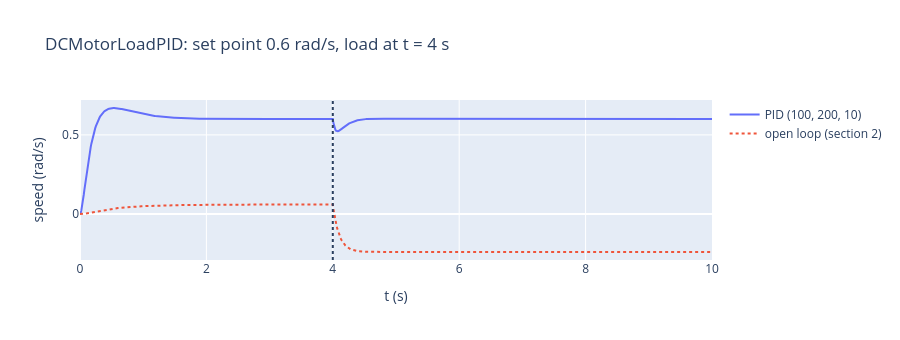

Notebook code for this chart:
### Markdown cell above
* Ki = 1：積分太弱，3 s 時只到 0.91。
* Ki 加到 200：穩態誤差很快歸零，但超越約 25%。
* 再把 Kd 加到 10：超越降到約 12%，約 1.3 s 安定。
* 若微分真的作用在誤差上（虛線），設定值的步階會在 t = 0⁺ 產生一個電壓脈衝，曲線幾乎沒有超越，但實際的驅動器送不出這種脈衝。

## 4. PID 加負載：DCMotorLoadPID.mdl

自建的 PID 子系統（遮罩參數 P|I|D = 100|200|10），設定 0.6 rad/s、t = 4 s 加上和第 2 節相同的負載：

### Code cell
t, w = motor_sim((100, 200, 10))
t0, w0 = motor_sim(None)
print(f"PID：加負載前 {w[np.searchsorted(t, 3.99)]:.4f}、最後 {w[-1]:.4f} rad/s（最低 {w[t > 4].min():.4f}）")
fig = go.Figure()
fig.add_scatter(**xy(t[::10], w[::10]), mode="lines", name="PID (100, 200, 10)")
fig.add_scatter(**xy(t0[::10], w0[::10]), mode="lines", line=dict(dash="dot"), name="open loop (section 2)")
fig.add_vline(x=4, line_dash="dot")
fig.update_layout(title="DCMotorLoadPID: set point 0.6 rad/s, load at t = 4 s", xaxis_title="t (s)", yaxis_title="speed (rad/s)", height=340)
fig.show()

### Figure 1 — Plotly figure (JSON) as saved in the notebook; plotly's stock layout.template omitted (floating-point values rounded to 4 significant figures; data arrays with more than 128 entries replaced by an {"elided": "..."} marker saying what was removed)
{"data": [{"mode": "lines", "name": "PID (100, 200, 10)", "type": "scatter", "x": {"elided": "1001 float values"}, "y": {"elided": "1001 float values"}}, {"line": {"dash": "dot"}, "mode": "lines", "name": "open loop (section 2)", "type": "scatter", "x": {"elided": "1001 float values"}, "y": {"elided": "1001 float values"}}], "layout": {"height": 340, "shapes": [{"line": {"dash": "dot"}, "type": "line", "x0": 4, "x1": 4, "xref": "x", "y0": 0, "y1": 1, "yref": "y domain"}], "title": {"text": "DCMotorLoadPID: set point 0.6 rad/s, load at t = 4 s"}, "xaxis": {"title": {"text": "t (s)"}}, "yaxis": {"title": {"text": "speed (rad/s)"}}}}
